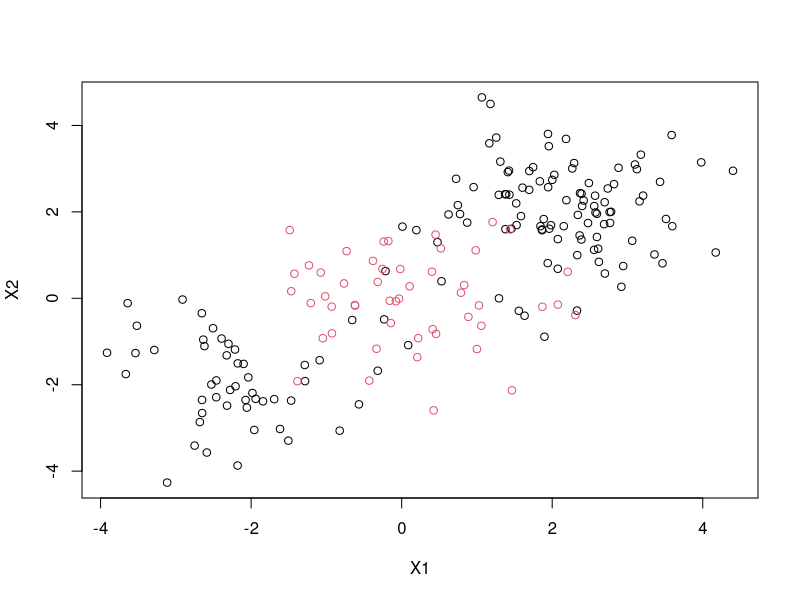
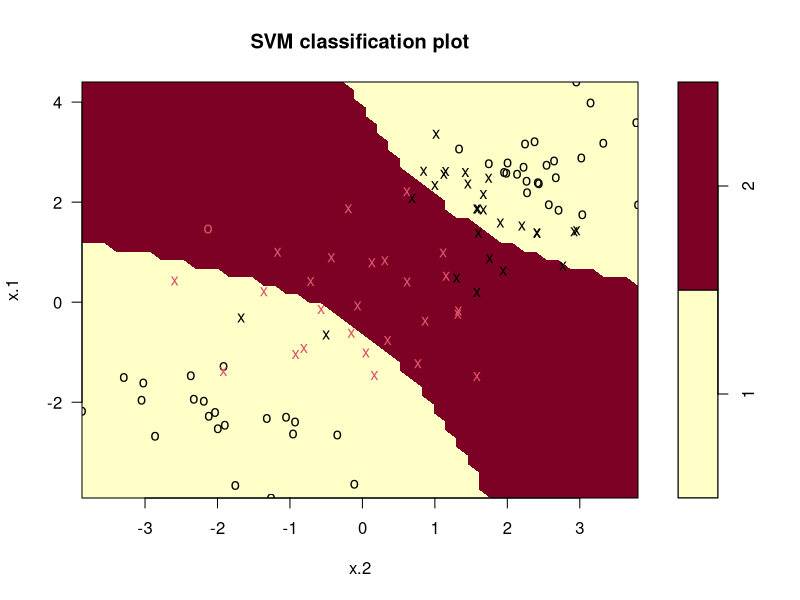
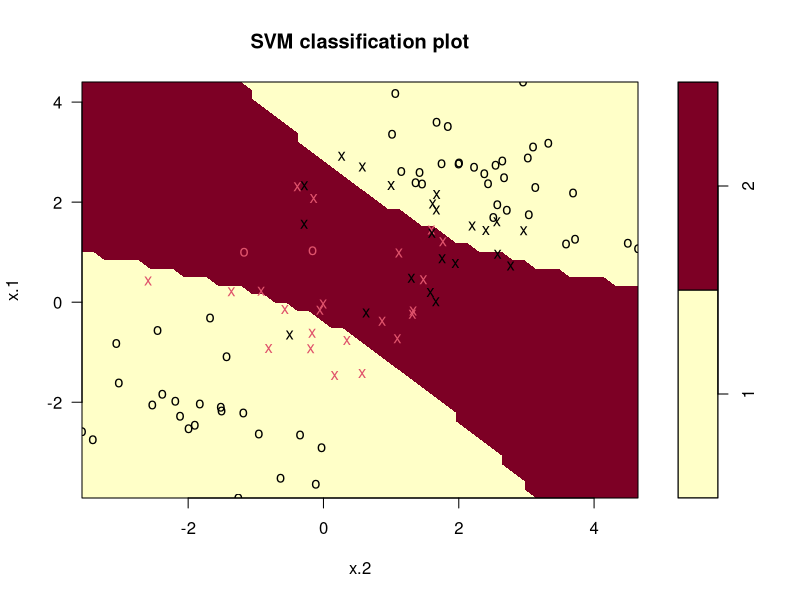

Here is the R script that generated these plots, in order:
# non-linear data
set.seed (1)
x=matrix (rnorm (200*2) , ncol =2)
x[1:100 ,]=x[1:100 ,]+2
x[101:150 ,]= x[101:150 ,] -2
y=c(rep (1 ,150) ,rep (2 ,50) )
dat=data.frame(x=x,y=as.factor (y))
plot(x, col=y, xlab="X1", ylab="X2")

# first fit at second order polynomial 
library(e1071)
train <- sample(200, 100)
svmfit <- svm(y~., data=dat[train,], kernel ="polynomial",
              d = 2, cost =1)
plot(svmfit , dat[train ,], xlab="X1", ylab="X2")

# Extra! Table:
pred <- predict(svmfit, newdata=dat[-train, ])
table(predict = pred, truth = dat[-train, ]$y)

#  increased cost to reduce training errors
train <- sample(200 ,100)
svmfit <- svm(y ~ ., data=dat[train,], kernel ="polynomial",
              d = 2, cost =1e5)
plot(svmfit , dat[train ,], xlab="X1", ylab="X2")
# Extra! Table:
pred <- predict(svmfit, newdata=dat[-train, ])
table(predict = pred, truth = dat[-train, ]$y)

# Tune 
# set.seed(1)
# train <- sample(200 ,100)
tune.out <- tune(svm , y~., data=dat[train,], kernel ="polynomial",  
                 ranges = list(cost=c(0.1, 1 ,10, 100), 
                               d=c(1, 2, 3, 4, 5, 6)))
summary(tune.out)

# Predict
bestmod <- tune.out$best.model
pred <- predict(bestmod, newdata = dat[-train, ])
cm <- table(predict = pred, truth = dat[-train, ]$y)
cm
